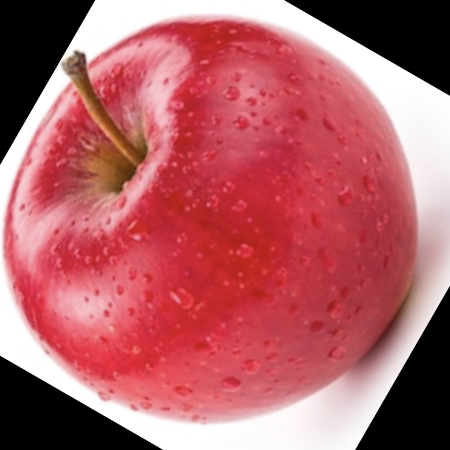
#> input picture Workshop/AI in Fruit Industry/dataset/freshapples/rotated_by_60_Screen Shot 2018-06-08 at 5.11.02 PM.png, 450 x 450 px; its folder holds 4 pictures in this run
$ jupyter execute --allow-errors fruit_industry_md.ipynb
#> lines starting #> are read from the running program, lines starting #| are printed output that depends on the picture
#> (reads Workshop/AI in Fruit Industry/fruit_industry_model.pickle from the repository)
[cell 1]
import numpy as np
import pandas as pd
import pickle

from glob import glob
from PIL import Image
import cv2

#> (a cell that did not finish here is left out)

#> (a cell that did not finish here is left out)

[cell 4]
img_path = glob('dataset/freshapples/*')[1]
incoming_data = Image.open(img_path)
#> incoming_data is the input picture: PIL image 450x450 RGB; mean R, G, B 178.8, 96.8, 103.2

incoming_data

[cell 5]
incoming_data = incoming_data.resize([32, 32])
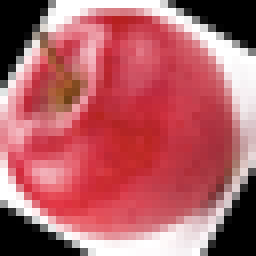
#> incoming_data: PIL image 32x32 RGB (shown 8 times larger); mean R, G, B 179, 96.8, 103.3
incoming_data = np.array(incoming_data)

if incoming_data.shape[2] == 4:
    incoming_data = cv2.cvtColor(incoming_data, cv2.COLOR_BGRA2BGR)

incoming_data = incoming_data.reshape(1, -1)
#> (the rest of this cell did not finish here and is left out)
